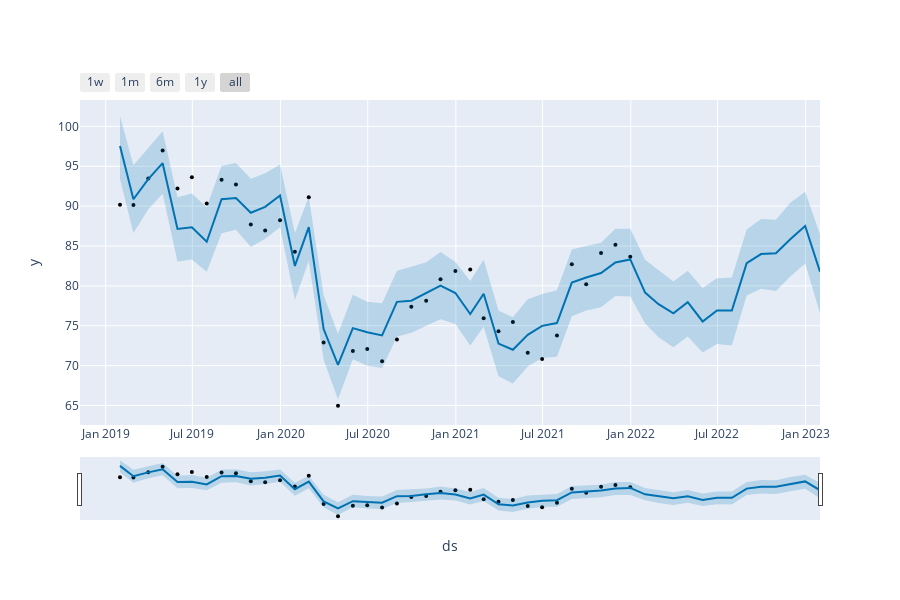

The notebook cell saved with this chart:
### Code cell
plot_plotly(m1, predictions1)
